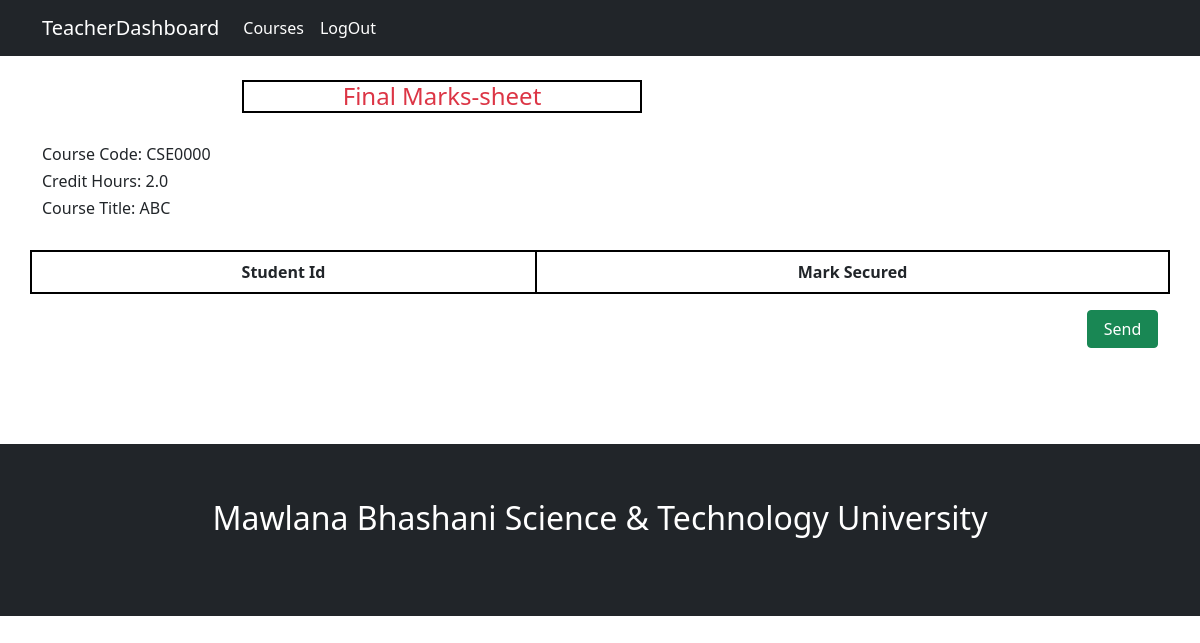
Screenshot of /faculty/send_to_controller_theory_marks/CSE0000/ with the database file from the repository.
### chairman/models.py (models this page shows, shortened)
class Course(models.Model):
    course_name = models.CharField(max_length=150)
    course_code = models.CharField(max_length=150)
    course_type = models.CharField(
        max_length=200,
        choices= course_types,
        default= 'Theory'
        )
    credit = models.FloatField()
    semister_no = models.CharField(
        max_length=200,
        choices= semister,
        default= '1st Year 1st Semester'
        )
    course_teacher = models.ForeignKey(Teacher, on_delete=models.PROTECT)

### faculty/views.py (the view)
# urls.py: path('send_to_controller_theory_marks/<str:course_code>/', views.send_to_controller_theory_marks, name="send_to_controller_theory_marks"),
def send_to_controller_theory_marks(request,course_code):
    course = Course.objects.get(course_code= course_code)
    regular_students = Theory_Marks.objects.filter(course_code = course_code, remarks= 'Regular').order_by('student_id')
    backLog_students = Theory_Marks.objects.filter(course_code = course_code, remarks= 'BackLog').order_by('student_id')
    special_students = Theory_Marks.objects.filter(course_code = course_code, remarks= 'Special').order_by('student_id')
    context = {
        'semister_no': course.semister_no,
        'c_code': course_code,
        'c_name': course.course_name,
        'credit': course.credit,
        'regular_students': regular_students,
        'backLog_students': backLog_students,
        'special_students': special_students,
    }
    return render(request, 'faculty/send_to_controller.html', context)

### faculty/templates/faculty/send_to_controller.html (shortened to what this page needs)
{% extends 'teacher_base.html' %}
{% load static %}
{% load crispy_forms_tags %}
{% load crispy_forms_filters %}
{% block content2 %}
<div class="container">
  <h4 class="text-center mark-sheet text-danger">Final Marks-sheet</h4>
  <br>
  <div>
      <div class="col-4">
          <h6>Course Code: {{c_code}} </h6>
      </div>
      <div class="col-4">
          <h6 class="credit-margin">Credit Hours: {{credit}}</h6>
      </div>
      <div class="col-4">
          <h6>Course Title: {{c_name}}</h6>
      </div>
  </div>
  <br>
    <div class="row">
        <table class="table table-striped table-bordered table-hover text-center">
          <thead>
            <tr>
              <th scope="col">Student Id</th>
              <th scope="col">Mark Secured</th>
            </tr>
          </thead>
        </table>
    </div>
    <div class="row">
      <div class="col-11"></div>
      <div class="col-1">
        <a href="" type="button" class="btn btn-success w-100">Send</a>
      </div>
    </div>
</div>
{% endblock content2 %}

### rows the page displays
Course: course_code "CSE0000", credit "2.0", course_name "ABC"
